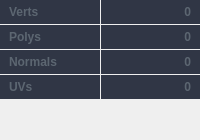
<?xml version="1.0" encoding="UTF-8"?>
<ui version="4.0">
 <class>SceneStatsDialog</class>
 <widget class="QWidget" name="SceneStatsDialog">
  <property name="geometry">
   <rect>
    <x>0</x>
    <y>0</y>
    <width>200</width>
    <height>140</height>
   </rect>
  </property>
  <property name="minimumSize">
   <size>
    <width>160</width>
    <height>120</height>
   </size>
  </property>
  <property name="windowTitle">
   <string>Scene Stats</string>
  </property>

  <!-- SAME STYLESHEET AS PropertyWindow -->
  <property name="styleSheet">
   <string notr="true">
QLabel {
    background-color: #303645;
    color: rgb(92, 102, 113);
    font-weight: 550;
    padding: 5px 6px;
    border-radius: 0px;
}

QLabel#valueLabel {
    background-color: #282B32;
    color: #798593;
    font-weight: 600;
}
   </string>
  </property>

  <layout class="QGridLayout" name="gridLayout">
   <property name="leftMargin">
    <number>0</number>
   </property>
   <property name="topMargin">
    <number>0</number>
   </property>
   <property name="rightMargin">
    <number>0</number>
   </property>
   <property name="bottomMargin">
    <number>0</number>
   </property>
   <property name="horizontalSpacing">
    <number>1</number>
   </property>
   <property name="verticalSpacing">
    <number>1</number>
   </property>

   <!-- Verts -->
   <item row="0" column="0">
    <widget class="QLabel" name="labelVerts">
     <property name="text">
      <string>Verts</string>
     </property>
    </widget>
   </item>
   <item row="0" column="1">
    <widget class="QLabel" name="labelVertsValue">
     <property name="objectName">
      <string>valueLabel</string>
     </property>
     <property name="text">
      <string>0</string>
     </property>
     <property name="alignment">
      <set>Qt::AlignRight|Qt::AlignVCenter</set>
     </property>
    </widget>
   </item>

   <!-- Polys -->
   <item row="1" column="0">
    <widget class="QLabel" name="labelPolys">
     <property name="text">
      <string>Polys</string>
     </property>
    </widget>
   </item>
   <item row="1" column="1">
    <widget class="QLabel" name="labelPolysValue">
     <property name="objectName">
      <string>valueLabel</string>
     </property>
     <property name="text">
      <string>0</string>
     </property>
     <property name="alignment">
      <set>Qt::AlignRight|Qt::AlignVCenter</set>
     </property>
    </widget>
   </item>

   <!-- Normals -->
   <item row="2" column="0">
    <widget class="QLabel" name="labelNorms">
     <property name="text">
      <string>Normals</string>
     </property>
    </widget>
   </item>
   <item row="2" column="1">
    <widget class="QLabel" name="labelNormsValue">
     <property name="objectName">
      <string>valueLabel</string>
     </property>
     <property name="text">
      <string>0</string>
     </property>
     <property name="alignment">
      <set>Qt::AlignRight|Qt::AlignVCenter</set>
     </property>
    </widget>
   </item>

   <!-- UVs -->
   <item row="3" column="0">
    <widget class="QLabel" name="labelUvs">
     <property name="text">
      <string>UVs</string>
     </property>
    </widget>
   </item>
   <item row="3" column="1">
    <widget class="QLabel" name="labelUvsValue">
     <property name="objectName">
      <string>valueLabel</string>
     </property>
     <property name="text">
      <string>0</string>
     </property>
     <property name="alignment">
      <set>Qt::AlignRight|Qt::AlignVCenter</set>
     </property>
    </widget>
   </item>

<item row="4" column="0" colspan="2">
 <spacer name="verticalSpacer">
  <property name="orientation">
   <enum>Qt::Vertical</enum>
  </property>
  <property name="sizeType">
   <enum>QSizePolicy::Expanding</enum>
  </property>
  <property name="sizeHint" stdset="0">
   <size>
    <width>20</width>
    <height>40</height>
   </size>
  </property>
 </spacer>
</item>


  </layout>
 </widget>
 <resources/>
 <connections/>
</ui>
